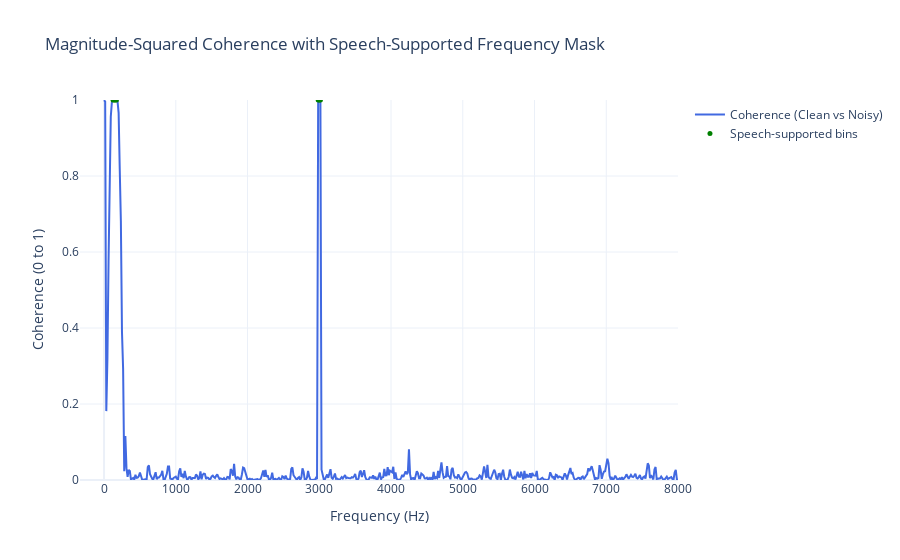

The notebook cell saved with this chart:
### Code cell
import numpy as np
from scipy import signal
import plotly.graph_objects as go


def compute_coherence(clean_audio, noisy_audio, sample_rate):
    """
    Computes magnitude-squared coherence and clean power spectrum.

    Coherence: linear predictability of noisy_audio from clean_audio
    Pxx: used to ignore frequency bins where clean signal has no energy
    """

    # Ensure equal length
    min_len = min(len(clean_audio), len(noisy_audio))
    clean_audio = clean_audio[:min_len]
    noisy_audio = noisy_audio[:min_len]

    freqs, coh = signal.coherence(
        clean_audio,
        noisy_audio,
        fs=sample_rate,
        nperseg=1024,
        noverlap=512,
        window="hann",
    )

    _, Pxx = signal.welch(
        clean_audio, fs=sample_rate, nperseg=1024, noverlap=512, window="hann"
    )

    return freqs, coh, Pxx


def extract_coherence_features(freqs, coh, Pxx):
    """
    Extracts interpretable coherence features only where speech exists.
    """

    speech_band = (freqs >= 100) & (freqs <= 4000)

    # Ignore bins with negligible clean-signal energy
    power_threshold = 0.01 * np.max(Pxx)
    valid_bins = speech_band & (Pxx > power_threshold)

    if not np.any(valid_bins):
        return {
            "mean": 0.0,
            "median": 0.0,
            "std": 0.0,
            "low_fraction": 1.0,
            "high_fraction": 0.0,
            "valid_bins": valid_bins,
        }

    coh_valid = coh[valid_bins]

    return {
        "mean": float(np.mean(coh_valid)),
        "median": float(np.median(coh_valid)),
        "std": float(np.std(coh_valid)),
        "low_fraction": float(np.mean(coh_valid < 0.2)),
        "high_fraction": float(np.mean(coh_valid > 0.6)),
        "valid_bins": valid_bins,
    }


def plot_coherence(freqs, coh, Pxx, valid_bins):
    """
    Plots coherence and highlights frequency regions where speech exists.

    Blue  : coherence curve
    Green : bins where clean speech has energy and coherence is meaningful
    """

    fig = go.Figure()

    # Full coherence curve
    fig.add_trace(
        go.Scatter(
            x=freqs,
            y=coh,
            mode="lines",
            name="Coherence (Clean vs Noisy)",
            line=dict(color="royalblue"),
        )
    )

    # Highlight bins where clean signal has energy
    fig.add_trace(
        go.Scatter(
            x=freqs[valid_bins],
            y=coh[valid_bins],
            mode="markers",
            name="Speech-supported bins",
            marker=dict(color="green", size=5),
        )
    )

    fig.update_layout(
        title="Magnitude-Squared Coherence with Speech-Supported Frequency Mask",
        xaxis_title="Frequency (Hz)",
        yaxis_title="Coherence (0 to 1)",
        yaxis=dict(range=[0, 1]),
        template="plotly_white",
    )

    fig.show()


def interpret_coherence(features):
    """
    Diagnoses degradation type using coherence structure.
    """

    print("\n=== Coherence-Based Structural Diagnosis ===\n")

    print(f"Mean coherence (speech-supported): {features['mean']:.2f}")
    print(f"Median coherence: {features['median']:.2f}")
    print(f"High-coherence fraction (>0.6): {features['high_fraction']:.2f}")
    print(f"Low-coherence fraction (<0.2): {features['low_fraction']:.2f}")
    print(f"Spectral variability (std): {features['std']:.2f}\n")

    # Additive broadband noise
    if (
        features["mean"] < 0.3
        and features["std"] < 0.15
        and features["low_fraction"] > 0.6
    ):
        print("Diagnosis: Additive broadband noise.")
        print("• Speech structure is present but masked.")
        print("• Low coherence is expected here.")
        print("• Classical and neural denoising are appropriate.")
        return

    # Speech structure preserved
    if features["high_fraction"] > 0.4 and features["median"] > 0.5:
        print("Diagnosis: Speech structure largely preserved.")
        print("• Noise is weak, correlated, or spectrally limited.")
        print("• ASR and downstream tasks should perform well.")
        return

    # Irrecoverable structural damage
    if (
        features["mean"] < 0.2
        and features["std"] > 0.25
        and features["high_fraction"] < 0.1
    ):
        print("Diagnosis: Structural or nonlinear speech damage.")
        print("• Speech is not linearly recoverable.")
        print("• Classical denoising will fail.")
        return

    print("Diagnosis: Mixed or ambiguous degradation.")
    print("• Combine coherence with SNR, SI-SNR, or modulation features.")

freqs, coh, Pxx = compute_coherence(clean_audio, noisy_audio, sample_rate)

features = extract_coherence_features(freqs, coh, Pxx)

plot_coherence(freqs, coh, Pxx, features["valid_bins"])

interpret_coherence(features)

### Figure 1 — Plotly figure (JSON) as saved in the notebook; plotly's stock layout.template omitted (floating-point values rounded to 4 significant figures; data arrays with more than 128 entries replaced by an {"elided": "..."} marker saying what was removed)
{"data": [{"line": {"color": "royalblue"}, "mode": "lines", "name": "Coherence (Clean vs Noisy)", "type": "scatter", "x": {"elided": "513 float values"}, "y": {"elided": "513 float values"}}, {"marker": {"color": "green", "size": 5}, "mode": "markers", "name": "Speech-supported bins", "type": "scatter", "x": [125.0, 140.6, 156.2, 171.9, 2984.0, 3000.0, 3016.0], "y": [0.9999, 1.0, 1.0, 1.0, 1.0, 1.0, 1.0]}], "layout": {"title": {"text": "Magnitude-Squared Coherence with Speech-Supported Frequency Mask"}, "xaxis": {"title": {"text": "Frequency (Hz)"}}, "yaxis": {"range": [0, 1], "title": {"text": "Coherence (0 to 1)"}}}}
